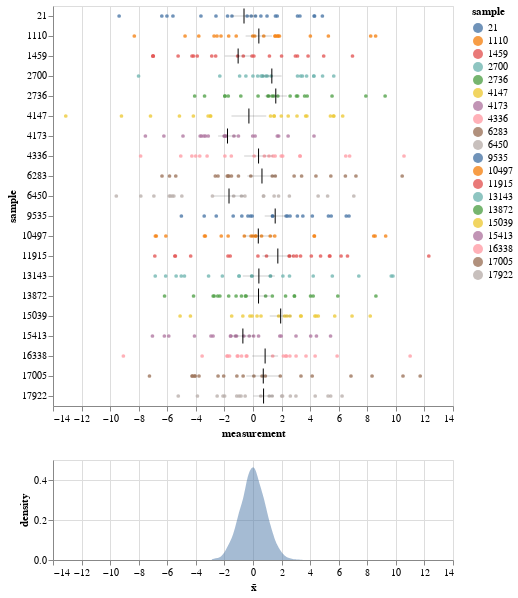

The notebook cell saved with this chart:
### Markdown cell above
Here, we create $p$ samples of $n$ measurements from a Gaussian population with mean $\mu$ and standard deviation $\sigma$.

Or in random variable terms for each sample,
$$
X_{1} \dots, X_{n} \overset{\text{i.i.d.}}{\sim} \mathrm{Normal}(\mu, \sigma^2).
$$

### Code cell
df = pd.DataFrame(x)
kwargs_melt = dict(var_name='sample', value_name='measurement')

sam = 20
base = alt.Chart(df.sample(sam, axis=1).melt(**kwargs_melt))

# ruler = base.mark_rule(color='gray', strokeOpacity=0.9, size=2).encode(
#     x='mu:Q'
# ).transform_calculate(mu=str(μ))

ticks = base.mark_circle(opacity=0.8, size=14).encode(
    x=alt.X('measurement:Q', title=''),
    y=alt.Y('sample:N'),
    color=alt.Color('sample:N')
)

error = base.mark_errorbar(opacity=0.2).encode(
    x='measurement:Q',
    y=alt.Y('sample:N')
)

# sample mean
circle = base.mark_tick(opacity=1., size=15, color='black').encode(
    x='mean(measurement):Q',
    y=alt.Y('sample:N')
)

sm = alt.Chart(df.melt(**kwargs_melt).groupby('sample').mean().sample(3000))
kde = sm.mark_area(opacity=0.5).encode(
    x=alt.X('x̄:Q'),
    y=alt.Y('density:Q')
).transform_density(density='measurement', as_=['x̄', 'density']).properties(height=100)

((ticks + error + circle).interactive() & kde).resolve_scale(x='shared')

### Figure 1 — Vega-Lite specification as saved in the notebook (floating-point values rounded to 4 significant figures; data arrays with more than 128 entries replaced by an {"elided": "..."} marker saying what was removed)
{"config": {"view": {"continuousWidth": 400, "continuousHeight": 300}}, "vconcat": [{"layer": [{"mark": {"type": "circle", "opacity": 0.8, "size": 14}, "encoding": {"color": {"type": "nominal", "field": "sample"}, "x": {"type": "quantitative", "field": "measurement", "title": ""}, "y": {"type": "nominal", "field": "sample"}}, "selection": {"selector012": {"type": "interval", "bind": "scales", "encodings": ["x", "y"]}}}, {"mark": {"type": "errorbar", "opacity": 0.2}, "encoding": {"x": {"type": "quantitative", "field": "measurement"}, "y": {"type": "nominal", "field": "sample"}}}, {"mark": {"type": "tick", "color": "black", "opacity": 1.0, "size": 15}, "encoding": {"x": {"type": "quantitative", "aggregate": "mean", "field": "measurement"}, "y": {"type": "nominal", "field": "sample"}}}], "data": {"name": "data-4ce14bce6e7008b9ac16adf53ec7f4af"}}, {"data": {"name": "data-3a78e6e7029fbef3d2365acd3b1211e0"}, "mark": {"type": "area", "opacity": 0.5}, "encoding": {"x": {"type": "quantitative", "field": "x̄"}, "y": {"type": "quantitative", "field": "density"}}, "height": 100, "transform": [{"density": "measurement", "as": ["x̄", "density"]}]}], "resolve": {"scale": {"x": "shared"}}, "$schema": "https://vega.github.io/schema/vega-lite/v4.8.1.json", "datasets": {"data-4ce14bce6e7008b9ac16adf53ec7f4af": {"elided": "400 records"}, "data-3a78e6e7029fbef3d2365acd3b1211e0": {"elided": "3000 records"}}}
